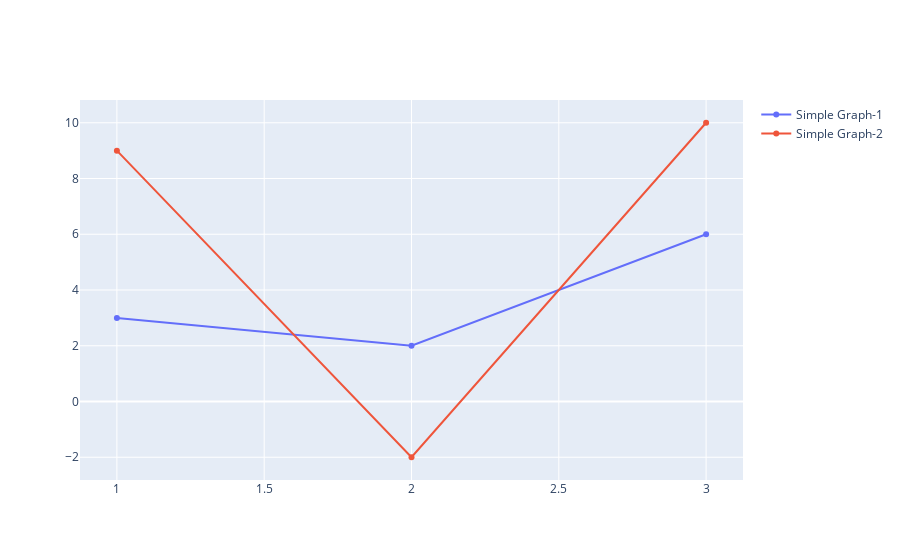

Source (notebook cell):
### Markdown cell above
## Legend

### Code cell
fig = go.Figure()

fig.add_trace(go.Scatter(x=[1, 2, 3], y=[3, 2, 6], name='Simple Graph-1'))
fig.add_trace(go.Scatter(x=[1, 2, 3], y=[9, -2, 10], name='Simple Graph-2'))

fig.update_layout(showlegend=True)

### Figure 1 — Plotly figure (JSON) as saved in the notebook; plotly's stock layout.template omitted (floating-point values rounded to 4 significant figures)
{"data": [{"name": "Simple Graph-1", "type": "scatter", "x": [1, 2, 3], "y": [3, 2, 6]}, {"name": "Simple Graph-2", "type": "scatter", "x": [1, 2, 3], "y": [9, -2, 10]}], "layout": {"autosize": true, "showlegend": true, "xaxis": {"autorange": true, "range": [0.8767, 3.123], "type": "linear"}, "yaxis": {"autorange": true, "range": [-2.99, 10.99], "type": "linear"}}}
